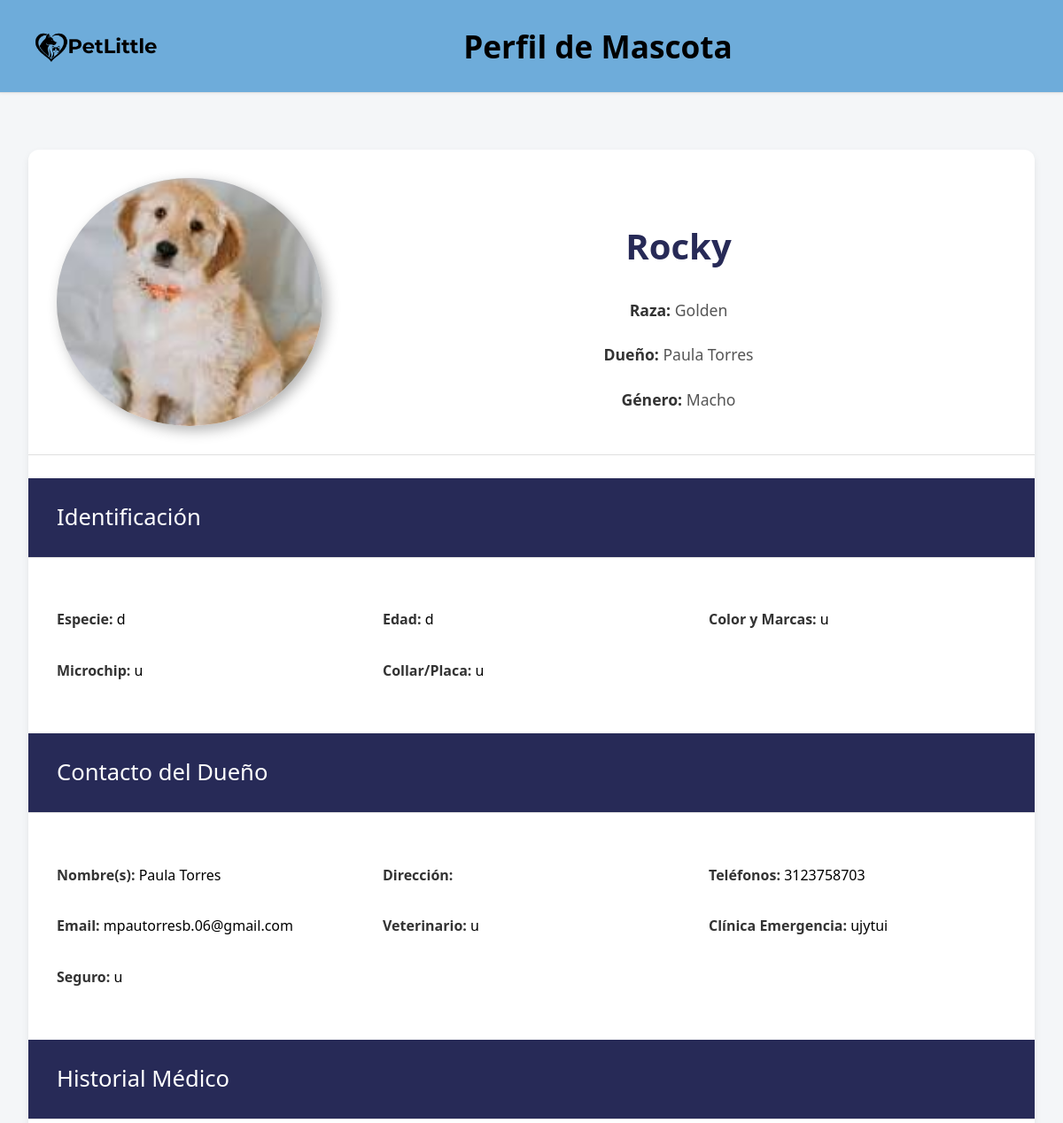
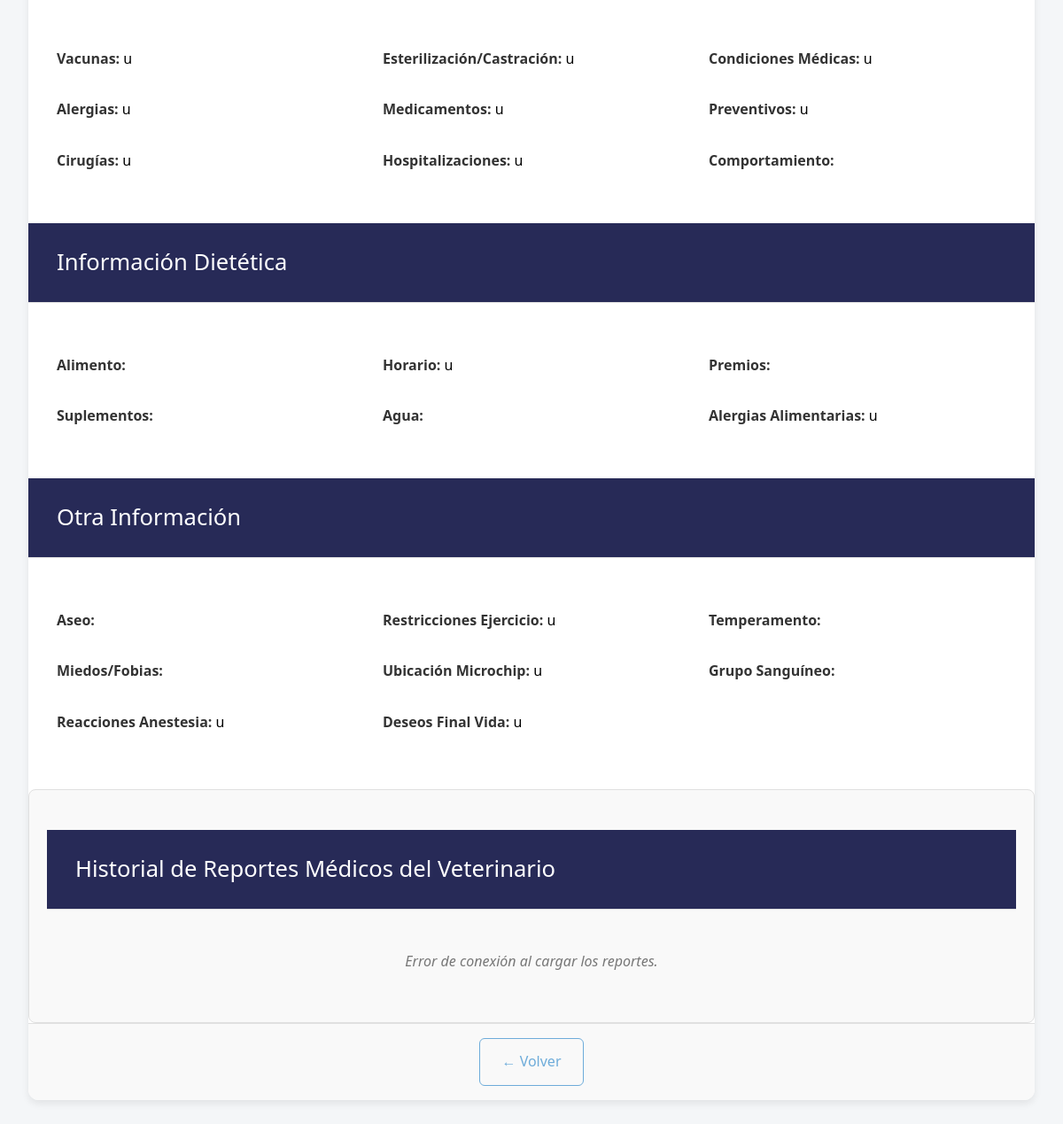
/views/Usuario/perfilMascotaUsuario.php?id_mascota=5, run on the app's committed database (2 pictures, top to bottom).
### tables this page shows
CREATE TABLE `mascotas` (
  `id_mascota` int(11) NOT NULL,
  `nombre` varchar(100) DEFAULT NULL,
  `raza` varchar(50) DEFAULT NULL,
  `sexo` varchar(50) DEFAULT NULL,
  `especie` varchar(50) DEFAULT NULL,
  `edad` varchar(50) DEFAULT NULL,
  `color` varchar(100) DEFAULT NULL,
  `microchip` varchar(50) DEFAULT NULL,
  `collar` varchar(100) DEFAULT NULL,
  `id_usuario` int(11) DEFAULT NULL,
  `imagen` varchar(255) NOT NULL,
  `veterinario_habitual` varchar(100) DEFAULT NULL,
  `clinica_emergencia` varchar(100) DEFAULT NULL,
  `seguro_mascotas` varchar(100) DEFAULT NULL,
  `vacunas` text DEFAULT NULL,
  `esterilizacion` varchar(50) DEFAULT NULL,
  `condiciones_medicas` text DEFAULT NULL,
  `alergias` text DEFAULT NULL,
  `medicamentos_preventivos` text DEFAULT NULL,
  `cirugias` text DEFAULT NULL,
  `hospitalizaciones` text DEFAULT NULL,
  `comportamiento` text DEFAULT NULL,
  `ejercicio` text DEFAULT NULL,
  `alimento` varchar(100) DEFAULT NULL,
  `horario_alimentacion` varchar(100) DEFAULT NULL,
  `premios` varchar(100) DEFAULT NULL,
  `suplementos` varchar(100) DEFAULT NULL,
  `agua` varchar(100) DEFAULT NULL,
  `alergias_alimentarias` text DEFAULT NULL,
  `aseo` text DEFAULT NULL,
  `restricciones_ejercicio` text DEFAULT NULL,
  `temperamento` varchar(100) DEFAULT NULL,
  `miedos` text DEFAULT NULL,
  `ubicacion_microchip` varchar(100) DEFAULT NULL,
  `grupo_sanguineo` varchar(50) DEFAULT NULL,
  `reacciones_anestesia` text DEFAULT NULL,
  `deseos_final_vida` text DEFAULT NULL
);

CREATE TABLE `usuarios` (
  `id_usuario` int(11) NOT NULL,
  `nombre` varchar(50) NOT NULL,
  `apellido` varchar(50) NOT NULL,
  `telefono` varchar(15) NOT NULL,
  `correo` varchar(100) NOT NULL,
  `direccion` varchar(255) DEFAULT NULL,
  `contacto_emergencia_nombre` varchar(255) DEFAULT NULL,
  `contrasena` varchar(255) NOT NULL,
  `rol` varchar(20) NOT NULL DEFAULT 'cliente',
  `fecha_registro` datetime DEFAULT current_timestamp(),
  `fecha_actualizacion` datetime DEFAULT current_timestamp() ON UPDATE current_timestamp()
);

### views/Usuario/perfilMascotaUsuario.php (the view, shortened to what this page needs)
<?php
$pdo = conexion();
$id_mascota = $_GET['id_mascota'] ?? null;
$pet = null;
try {
    $stmt = $pdo->prepare("
        SELECT
            m.id_mascota, m.nombre AS nombre_mascota, m.especie, m.raza, m.sexo, m.edad, m.color,
            m.microchip, m.collar, m.vacunas, m.esterilizacion, m.condiciones_medicas,
            m.alergias, m.medicamentos_preventivos, m.cirugias, m.hospitalizaciones,
            m.comportamiento, m.ejercicio, m.alimento, m.horario_alimentacion, m.premios,
            m.suplementos, m.agua, m.alergias_alimentarias, m.aseo, m.restricciones_ejercicio,
            m.temperamento, m.miedos, m.ubicacion_microchip, m.grupo_sanguineo,
            m.reacciones_anestesia, m.deseos_final_vida,
            m.imagen,
            -- Columnas del dueño (desde la tabla 'usuarios')
            u.nombre AS nombre_dueno, u.apellido AS apellido_dueno, u.direccion AS direccion_dueno,
            u.telefono AS telefono_dueno, u.correo AS correo_dueno,
            -- Columnas de contacto de emergencia, veterinario, clínica y seguro (desde la tabla 'mascotas')
            m.veterinario_habitual AS veterinario_mascota,
            m.clinica_emergencia AS clinica_emergencia_mascota,
            m.seguro_mascotas AS seguro_mascotas_mascota
        FROM
            mascotas m
        JOIN
            usuarios u ON m.id_usuario = u.id_usuario
        WHERE
            m.id_mascota = ?
    ");
    $stmt->execute([$id_mascota]);
    $pet = $stmt->fetch(PDO::FETCH_ASSOC);
} catch (\PDOException $e) {
    die("Error de base de datos al obtener datos de la mascota: " . $e->getMessage());
}
?>
<!DOCTYPE html>
<html lang="es">
<head>
    <link rel="stylesheet" href="../../assets/css/perfil.css">
</head>
<body>
    <header class="main-header">
        <div class="header-content">
            <img src="../../assets/img/logo negativo.png" alt="Logo de la clínica" class="logo">
            <h1 class="page-title">Perfil de Mascota</h1>
        </div>
    </header>
    <main class="main-content">
        <div class="pet-profile">
            <section class="pet-overview">
                <div class="pet-image">
                   <img id="imagenMascota" src="../../assets/img/mascotas/<?php echo htmlspecialchars($pet['imagen'] ?? 'default-pet.png'); ?>" alt="Foto de la Mascota">
                </div>
                <div class="pet-details-brief">
                    <h2 id="nombreMascota" class="pet-name"><?php echo htmlspecialchars($pet['nombre_mascota'] ?? ''); ?></h2>
                    <p class="pet-breed"><strong class="label">Raza:</strong> <span id="razaMascota"><?php echo htmlspecialchars($pet['raza'] ?? ''); ?></span></p>
                    <p class="pet-owner"><strong class="label">Dueño:</strong> <span id="nombreDueño"><?php echo htmlspecialchars($pet['nombre_dueno'] . ' ' . $pet['apellido_dueno'] ?? ''); ?></span></p>
                    <p class="pet-gender"><strong class="label">Género:</strong> <span id="sexoMascota"><?php echo htmlspecialchars($pet['sexo'] ?? ''); ?></span></p>
                </div>
            </section>
            <section class="pet-identification">
                <h3 class="section-title">Identificación</h3>
                <div class="info-grid">
                    <p><strong class="label">Especie:</strong> <span id="especieMascota"><?php echo htmlspecialchars($pet['especie'] ?? ''); ?></span></p>
                    <p><strong class="label">Edad:</strong> <span id="edadMascota"><?php echo htmlspecialchars($pet['edad'] ?? ''); ?></span></p>
                    <p><strong class="label">Color y Marcas:</strong> <span id="colorMascota"><?php echo htmlspecialchars($pet['color'] ?? ''); ?></span></p>
                    <p><strong class="label">Microchip:</strong> <span id="microchipMascota"><?php echo htmlspecialchars($pet['microchip'] ?? ''); ?></span></p>
                    <p><strong class="label">Collar/Placa:</strong> <span id="collarMascota"><?php echo htmlspecialchars($pet['collar'] ?? ''); ?></span></p>
                </div>
            </section>
            <section class="owner-contact">
                <h3 class="section-title">Contacto del Dueño</h3>
                <div class="info-grid">
                    <p><strong class="label">Nombre(s):</strong> <span id="nombreDueñoContacto"><?php echo htmlspecialchars($pet['nombre_dueno'] . ' ' . $pet['apellido_dueno'] ?? ''); ?></span></p>
                    <p><strong class="label">Dirección:</strong> <span id="direccionDueño"><?php echo htmlspecialchars($pet['direccion_dueno'] ?? ''); ?></span></p>
                    <p><strong class="label">Teléfonos:</strong> <span id="telefonoDueño"><?php echo htmlspecialchars($pet['telefono_dueno'] ?? ''); ?></span></p>
                    <p><strong class="label">Email:</strong> <span id="emailDueño"><?php echo htmlspecialchars($pet['correo_dueno'] ?? ''); ?></span></p>
                    <p><strong class="label">Veterinario:</strong> <span id="veterinario"><?php echo htmlspecialchars($pet['veterinario_mascota'] ?? ''); ?></span></p>
                    <p><strong class="label">Clínica Emergencia:</strong> <span id="clinicaEmergencia"><?php echo htmlspecialchars($pet['clinica_emergencia_mascota'] ?? ''); ?></span></p>
                    <p><strong class="label">Seguro:</strong> <span id="seguroMascotas"><?php echo htmlspecialchars($pet['seguro_mascotas_mascota'] ?? ''); ?></span></p>
                </div>
            </section>
            <section class="medical-history">
                <h3 class="section-title">Historial Médico</h3>
                <div class="info-grid">
                    <p><strong class="label">Vacunas:</strong> <span id="vacunasMascota"><?php echo htmlspecialchars($pet['vacunas'] ?? ''); ?></span></p>
                    <p><strong class="label">Esterilización/Castración:</strong> <span id="esterilizacionMascota"><?php echo htmlspecialchars($pet['esterilizacion'] ?? ''); ?></span></p>
                    <p><strong class="label">Condiciones Médicas:</strong> <span id="condiciones_medicas"><?php echo htmlspecialchars($pet['condiciones_medicas'] ?? ''); ?></span></p>
                    <p><strong class="label">Alergias:</strong> <span id="alergiasMascota"><?php echo htmlspecialchars($pet['alergias'] ?? ''); ?></span></p>
                    <p><strong class="label">Medicamentos:</strong> <span id="medicamentosMascota"><?php echo htmlspecialchars($pet['medicamentos_preventivos'] ?? ''); ?></span></p>
                    <p><strong class="label">Preventivos:</strong> <span id="medicamentosPreventivos"><?php echo htmlspecialchars($pet['medicamentos_preventivos'] ?? ''); ?></span></p>
                    <p><strong class="label">Cirugías:</strong> <span id="cirugiasMascota"><?php echo htmlspecialchars($pet['cirugias'] ?? ''); ?></span></p>
                    <p><strong class="label">Hospitalizaciones:</strong> <span id="hospitalizacionesMascota"><?php echo htmlspecialchars($pet['hospitalizaciones'] ?? ''); ?></span></p>
                    <p><strong class="label">Comportamiento:</strong> <span id="comportamientoMascota"><?php echo htmlspecialchars($pet['comportamiento'] ?? ''); ?></span></p>
                </div>
            </section>
            <section class="dietary-info">
                <h3 class="section-title">Información Dietética</h3>
                <div class="info-grid">
                    <p><strong class="label">Alimento:</strong> <span id="alimentoMascota"><?php echo htmlspecialchars($pet['alimento'] ?? ''); ?></span></p>
                    <p><strong class="label">Horario:</strong> <span id="horarioAlimentacion"><?php echo htmlspecialchars($pet['horario_alimentacion'] ?? ''); ?></span></p>
                    <p><strong class="label">Premios:</strong> <span id="premiosMascota"><?php echo htmlspecialchars($pet['premios'] ?? ''); ?></span></p>
                    <p><strong class="label">Suplementos:</strong> <span id="suplementosMascota"><?php echo htmlspecialchars($pet['suplementos'] ?? ''); ?></span></p>
                    <p><strong class="label">Agua:</strong> <span id="aguaMascota"><?php echo htmlspecialchars($pet['agua'] ?? ''); ?></span></p>
                    <p><strong class="label">Alergias Alimentarias:</strong> <span id="alergiasAlimentarias"><?php echo htmlspecialchars($pet['alergias_alimentarias'] ?? ''); ?></span></p>
                </div>
            </section>
            <section class="other-info">
                <h3 class="section-title">Otra Información</h3>
                <div class="info-grid">
                    <p><strong class="label">Aseo:</strong> <span id="aseoMascota"><?php echo htmlspecialchars($pet['aseo'] ?? ''); ?></span></p>
                    <p><strong class="label">Restricciones Ejercicio:</strong> <span id="restriccionesEjercicio"><?php echo htmlspecialchars($pet['restricciones_ejercicio'] ?? ''); ?></span></p>
                    <p><strong class="label">Temperamento:</strong> <span id="temperamentoMascota"><?php echo htmlspecialchars($pet['temperamento'] ?? ''); ?></span></p>
                    <p><strong class="label">Miedos/Fobias:</strong> <span id="miedosMascota"><?php echo htmlspecialchars($pet['miedos'] ?? ''); ?></span></p>
                    <p><strong class="label">Ubicación Microchip:</strong> <span id="ubicacionMicrochip"><?php echo htmlspecialchars($pet['ubicacion_microchip'] ?? ''); ?></span></p>
                    <p><strong class="label">Grupo Sanguíneo:</strong> <span id="grupoSanguineoMascota"><?php echo htmlspecialchars($pet['grupo_sanguineo'] ?? ''); ?></span></p>
                    <p><strong class="label">Reacciones Anestesia:</strong> <span id="reaccionesAnestesia"><?php echo htmlspecialchars($pet['reacciones_anestesia'] ?? ''); ?></span></p>
                    <p><strong class="label">Deseos Final Vida:</strong> <span id="deseosFinalVida"><?php echo htmlspecialchars($pet['deseos_final_vida'] ?? ''); ?></span></p>
                </div>
            </section>
            <section class="report-list">
                <h3 class="section-title">Historial de Reportes Médicos del Veterinario</h3>
                <div id="reportsContainer">
                </div>
            </section>
            <div class="navigation">
                <a href="javascript:history.back()" class="back-link">← Volver</a>
            </div>
        </div>
    </main>
</body>
</html>

### assets/css/perfil.css (style rules this page uses)
body { font-family: 'Segoe UI', Tahoma, Geneva, Verdana, sans-serif; background-color: #f4f6f8; margin: 0; padding: 0; color: #333; line-height: 1.6; }
.main-header { background-color: #6EACDA; padding: 1.5rem 2rem; border-bottom: 1px solid #e0e0e0; box-shadow: 0 1px 3px rgba(0, 0, 0, 0.05); position: sticky; top: 0; z-index: 100; }
.header-content { max-width: 1200px; margin: 0 auto; display: flex; align-items: center; justify-content: space-between; }
.logo { width: 150px; height: auto; }
.page-title { margin: 0; font-size: 2.2rem; color: #000000; font-weight: 600; flex-grow: 1; text-align: center; }
.main-content { max-width: 1200px; margin: 2rem auto; padding: 2rem; }
.pet-profile { background-color: #fff; border-radius: 12px; box-shadow: 0 4px 8px rgba(0, 0, 0, 0.08); overflow: hidden; }
.pet-overview { display: flex; padding: 2rem; border-bottom: 1px solid #e0e0e0; align-items: center; }
.pet-image { flex-shrink: 0; width: 300px; height: 280px; box-shadow: 5px 5px 15px rgba(0, 0, 0, 0.3), inset 3px 3px 10px rgba(0, 0, 0, 0.2); border-radius: 50%; overflow: hidden; margin-right: 2rem; }
.pet-image img { width: 100%; height: 100%; object-fit: cover; }
.pet-details-brief { flex-grow: 1; display: flex; flex-direction: column; justify-content: center; align-items: center; text-align: center; }
.pet-name { font-size: 2.5rem; color: #272A57; margin-bottom: 0.5rem; }
.pet-breed, .pet-owner, .pet-gender { font-size: 1.1rem; color: #555; margin-bottom: 0.3rem; }
.label { font-weight: bold; color: #333; }
.section-title { font-size: 1.6rem; color: #ffffff; padding: 1.5rem 2rem; border-bottom: 1px solid #e0e0e0; background-color: #272A57; font-weight: 500; }
.info-grid { padding: 1.5rem 2rem; display: grid; grid-template-columns: repeat(auto-fit, minmax(250px, 1fr)); gap: 1rem 2rem; }
.info-grid p { margin: 0.5rem 0; font-size: 1rem; color: #000000; }
.navigation { padding: 1rem 2rem; text-align: center; background-color: #f9f9f9; border-top: 1px solid #e0e0e0; }
.back-link { display: inline-block; padding: 0.8rem 1.5rem; text-decoration: none; color: #6EACDA; font-weight: 500; border: 1px solid #6EACDA; border-radius: 6px; transition: background-color 0.3s ease, color 0.3s ease; }

### views/Usuario/perfilMascotaUsuario.php (style rules this page uses)
.report-list { margin-top: 30px; padding: 20px; border: 1px solid #e0e0e0; border-radius: 8px; background-color: #f9f9f9; }

### data on the page
mascotas: imagen (picture), nombre "Rocky", raza "Golden", id_usuario.apellido "Paula Torres", sexo "Macho", especie "d", edad "d", color "u", microchip "u", collar "u", id_usuario.telefono "3123758703", id_usuario.correo "mpautorresb.06@gmail.com", veterinario_habitual "u", clinica_emergencia "ujytui", seguro_mascotas "u", vacunas "u", esterilizacion "u", condiciones_medicas "u", alergias "u", medicamentos_preventivos "u", cirugias "u", hospitalizaciones "u", horario_alimentacion "u", alergias_alimentarias "u", restricciones_ejercicio "u", ubicacion_microchip "u", reacciones_anestesia "u", deseos_final_vida "u"
